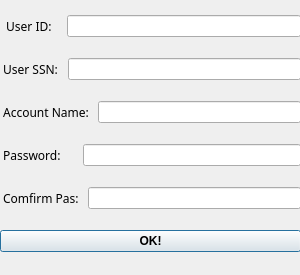
<?xml version="1.0" encoding="UTF-8"?>
<ui version="4.0">
 <class>RegisterAccount</class>
 <widget class="QDialog" name="RegisterAccount">
  <property name="geometry">
   <rect>
    <x>0</x>
    <y>0</y>
    <width>300</width>
    <height>275</height>
   </rect>
  </property>
  <property name="windowTitle">
   <string>Dialog</string>
  </property>
  <widget class="QWidget" name="layoutWidget">
   <property name="geometry">
    <rect>
     <x>0</x>
     <y>0</y>
     <width>301</width>
     <height>271</height>
    </rect>
   </property>
   <layout class="QVBoxLayout" name="verticalLayout">
    <item>
     <layout class="QHBoxLayout" name="horizontalLayout_5">
      <item>
       <widget class="QLabel" name="label">
        <property name="font">
         <font>
          <family>Lucida Calligraphy</family>
         </font>
        </property>
        <property name="text">
         <string>  User ID:   </string>
        </property>
       </widget>
      </item>
      <item>
       <widget class="QLineEdit" name="lineEdit"/>
      </item>
     </layout>
    </item>
    <item>
     <layout class="QHBoxLayout" name="horizontalLayout_4">
      <item>
       <widget class="QLabel" name="label_2">
        <property name="font">
         <font>
          <family>Lucida Calligraphy</family>
         </font>
        </property>
        <property name="text">
         <string> User SSN: </string>
        </property>
       </widget>
      </item>
      <item>
       <widget class="QLineEdit" name="lineEdit_2"/>
      </item>
     </layout>
    </item>
    <item>
     <layout class="QHBoxLayout" name="horizontalLayout_3">
      <item>
       <widget class="QLabel" name="label_3">
        <property name="font">
         <font>
          <family>Lucida Calligraphy</family>
         </font>
        </property>
        <property name="text">
         <string> Account Name: </string>
        </property>
       </widget>
      </item>
      <item>
       <widget class="QLineEdit" name="lineEdit_3"/>
      </item>
     </layout>
    </item>
    <item>
     <layout class="QHBoxLayout" name="horizontalLayout_2">
      <item>
       <widget class="QLabel" name="label_4">
        <property name="font">
         <font>
          <family>Lucida Calligraphy</family>
         </font>
        </property>
        <property name="text">
         <string> Password:     </string>
        </property>
       </widget>
      </item>
      <item>
       <widget class="QLineEdit" name="lineEdit_4">
        <property name="echoMode">
         <enum>QLineEdit::Password</enum>
        </property>
       </widget>
      </item>
     </layout>
    </item>
    <item>
     <layout class="QHBoxLayout" name="horizontalLayout">
      <item>
       <widget class="QLabel" name="label_5">
        <property name="font">
         <font>
          <family>Lucida Calligraphy</family>
         </font>
        </property>
        <property name="text">
         <string> Comfirm Pas: </string>
        </property>
       </widget>
      </item>
      <item>
       <widget class="QLineEdit" name="lineEdit_5">
        <property name="echoMode">
         <enum>QLineEdit::Password</enum>
        </property>
       </widget>
      </item>
     </layout>
    </item>
    <item>
     <widget class="QPushButton" name="pushButton">
      <property name="font">
       <font>
        <weight>75</weight>
        <bold>true</bold>
       </font>
      </property>
      <property name="text">
       <string>OK!</string>
      </property>
     </widget>
    </item>
   </layout>
  </widget>
 </widget>
 <resources/>
 <connections/>
</ui>
